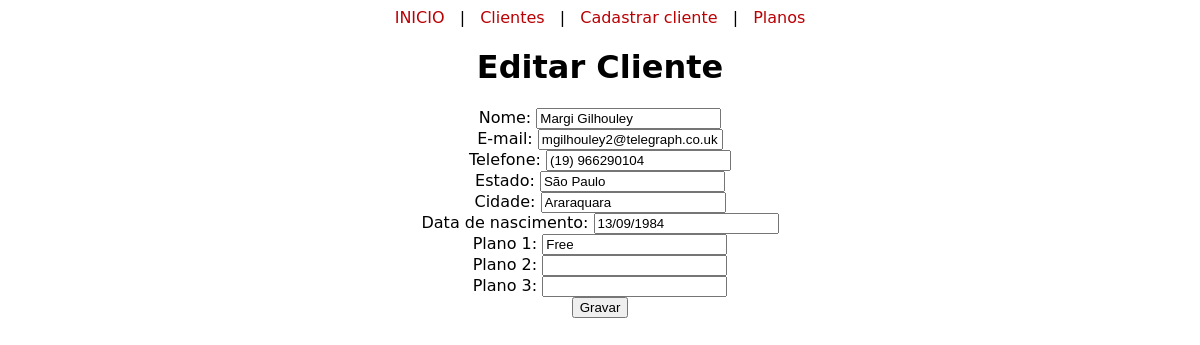
/editar-cliente.php?id=3, run on the app's committed database.
### tables this page shows
CREATE TABLE `clientes` (
  `id` int(11) NOT NULL AUTO_INCREMENT,
  `nome` varchar(50) NOT NULL,
  `email` varchar(50) NOT NULL,
  `telefone` varchar(16) NOT NULL,
  `estado` varchar(20) NOT NULL,
  `cidade` varchar(50) NOT NULL,
  `data_nasc` varchar(10) NOT NULL,
  `plano1` varchar(20) NOT NULL,
  `plano2` varchar(20) DEFAULT NULL,
  `plano3` varchar(20) DEFAULT NULL,
  PRIMARY KEY (`id`)
);

### editar-cliente.php (the view, shortened to what this page needs)
<!DOCTYPE html>
<html>
	<?php
		require('conexao.php');
		include('cabecalho.php');
	?>
	<head>
		<link rel="stylesheet" href="style/style.css">
	</head>
	<body>
	<center><h1>Editar Cliente</h1></center>
		<?php
			$id = $_GET["id"];
			$sql = "SELECT * from clientes WHERE id = '{$id}'";
			$rs = mysqli_query($conexao,$sql);
			$dados = mysqli_fetch_array($rs) or die(mysqli_error($conexao));
			$nome = $dados["nome"];
			$email = $dados["email"];
			$telefone = $dados["telefone"];
			$estado = $dados["estado"];
			$cidade = $dados["cidade"];
			$data_nasc = $dados["data_nasc"];
			$plano1 = $dados["plano1"];
			$plano2 = $dados["plano2"];
			$plano3 = $dados["plano3"];
		?>
	<center><form action="atualizar-cliente.php" method="post">
		<div>Nome: 		<input name="nome" type="text" value="<?=$nome?>"></div>
		<div>E-mail: 	<input name="email" type="text" value="<?=$email?>"></div>
		<div>Telefone: 	<input name="telefone" type="text" value="<?=$telefone?>"></div>
		<div>Estado: 	<input name="estado" type="text" value="<?=$estado?>"></div>
		<div>Cidade: 	<input name="cidade" type="text" value="<?=$cidade?>"></div>
		<div>Data de nascimento: <input name="data_nasc" type="text" value="<?=$data_nasc?>"></div>
		<div>Plano 1: 	<input name="plano1" type="text" value="<?=$plano1?>"></div>
		<div>Plano 2: 	<input name="plano2" type="text" value="<?=$plano2?>"></div>
		<div>Plano 3: 	<input name="plano3" type="text" value="<?=$plano3?>"></div>
		<div><input type="submit" value="Gravar"></div>
		</center>
	</body>
</html>

### style/style.css (style rules this page uses)
body { background-image: url(C:/xampp/htdocs/crud/imagem/fundo.jpeg); font-family: "Lucida Grande", "Lucida Sans Unicode", "Lucida Sans", "DejaVu Sans", Verdana, "sans-serif"; }

### data on the page
clientes: nome "Margi Gilhouley", email "mgilhouley2@telegraph.co.uk", telefone "(19) 966290104", estado "São Paulo", cidade "Araraquara", data_nasc "13/09/1984", plano1 "Free"
